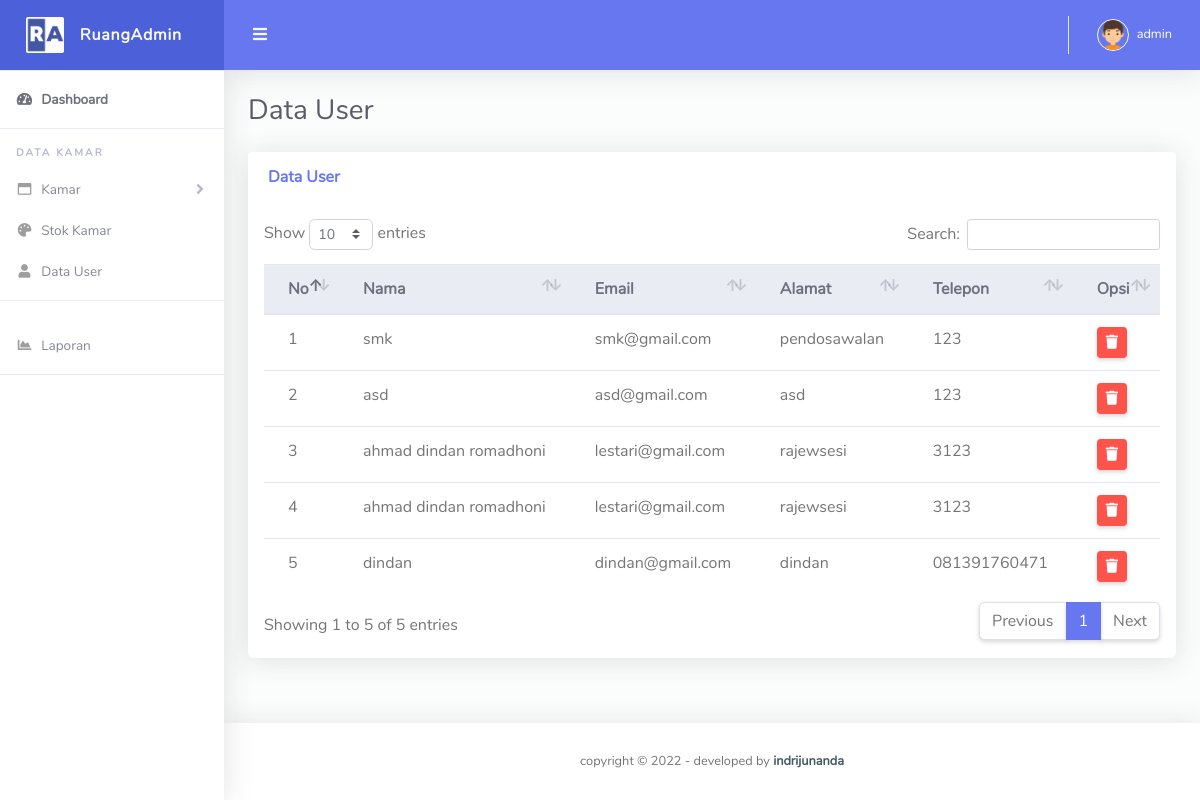
Screenshot of /admin/datauser.php (signed in) with the database file from the repository.
### tables this page shows
CREATE TABLE `tamu` (
  `idtamu` int(11) NOT NULL,
  `email` varchar(50) NOT NULL,
  `nama` varchar(100) NOT NULL,
  `alamat` varchar(150) NOT NULL,
  `telepon` varchar(15) NOT NULL,
  `password` varchar(50) NOT NULL
);

### admin/sess.php (called while the page is built, shortened)
<?php
	$chk_sess = $_SESSION['admin'];
	include("../conn/koneksi.php");
	$sql_sess = "SELECT * FROM admin WHERE id='". $chk_sess ."'";
	$ress_sess = mysqli_query($koneksi, $sql_sess);
	$p = mysqli_fetch_array($ress_sess);
	$nama = $p['nama'];
?>

### admin/datauser.php (the view)
<?php include'layouts/header.php'; ?>
        <div class="container-fluid" id="container-wrapper">
          <div class="d-sm-flex align-items-center justify-content-between mb-4">
            <h1 class="h3 mb-0 text-gray-800">Data User</h1>
          </div>
          <div class="row">
            <div class="col-lg-12">
              <div class="card mb-4">
                <div class="card-header py-3 d-flex flex-row align-items-center justify-content-between">
                  <h6 class="m-0 font-weight-bold text-primary">Data User</h6>
                </div>
                <div class="table-responsive p-3">
                  <table class="table align-items-center table-flush" id="dataTable">
                    <thead class="thead-light">
                      <tr>
                        <th>No</th>
                        <th>Nama</th>
                        <th>Email</th>
                        <th>Alamat</th>
                        <th>Telepon</th>
                        <th>Opsi</th>
                      </tr>
                    </thead>
                    <tbody>
                      <?php
                      include '../conn/koneksi.php';
                      $no = 1;
                      $sql = mysqli_query($koneksi, "SELECT * FROM tamu ORDER BY idtamu DESC");
                      while($d = mysqli_fetch_assoc($sql)){
                      ?>
                      <tr>
                        <td><?= $no++ ?></td>
                        <td><?= $d['nama'] ?></td>
                        <td><?= $d['email'] ?></td>
                        <td><?= $d['alamat'] ?></td>
                        <td><?= $d['telepon'] ?></td>
                        <td>
                          <a href="hapususer.php?idtamu=<?=$d['idtamu'] ?>" class="btn btn-danger btn-sm"><i class="fas fa-trash"></i></a>
                        </td>
                      </tr>
                      <?php } ?>
                    </tbody>
                  </table>
                </div>
              </div>
            </div>
          </div>
      <?php include'layouts/footer.php'; ?>

### admin/layouts/header.php (shortened to what this page needs)
<?php include 'sess.php'; ?>
<!DOCTYPE html>
<html lang="en">
<head>
  <link href="../assets/vendor/fontawesome-free/css/all.min.css" rel="stylesheet" type="text/css">
  <link href="../assets/vendor/bootstrap/css/bootstrap.min.css" rel="stylesheet" type="text/css">
  <link href="../assets/css/ruang-admin.min.css" rel="stylesheet">
  <link href="../assets/vendor/datatables/dataTables.bootstrap4.min.css" rel="stylesheet">
</head>
<body id="page-top">
  <div id="wrapper">
    <ul class="navbar-nav sidebar sidebar-light accordion" id="accordionSidebar">
      <a class="sidebar-brand d-flex align-items-center justify-content-center" href="index.html">
        <div class="sidebar-brand-icon">
          <img src="../assets/img/logo/logo2.png">
        </div>
        <div class="sidebar-brand-text mx-3">RuangAdmin</div>
      </a>
      <hr class="sidebar-divider my-0">
      <li class="nav-item active">
        <a class="nav-link" href="index.php">
          <i class="fas fa-fw fa-tachometer-alt"></i>
          <span>Dashboard</span></a>
      </li>
      <hr class="sidebar-divider">
      <div class="sidebar-heading">
        Data Kamar
      </div>
      <li class="nav-item">
        <a class="nav-link collapsed" href="#" data-toggle="collapse" data-target="#collapseBootstrap"
          aria-expanded="true" aria-controls="collapseBootstrap">
          <i class="far fa-fw fa-window-maximize"></i>
          <span>Kamar</span>
        </a>
      </li>
      <li class="nav-item">
        <a class="nav-link" href="stokkamar.php">
          <i class="fas fa-fw fa-palette"></i>
          <span>Stok Kamar</span>
        </a>
      </li>
      <li class="nav-item">
        <a class="nav-link" href="datauser.php">
          <i class="fas fa-fw fa-user"></i>
          <span>Data User</span>
        </a>
      </li>
      <hr class="sidebar-divider">
      <li class="nav-item">
        <a class="nav-link" href="laporan.php">
          <i class="fas fa-fw fa-chart-area"></i>
          <span>Laporan</span>
        </a>
      </li>
      <hr class="sidebar-divider">
    </ul>
    <div id="content-wrapper" class="d-flex flex-column">
      <div id="content">
        <nav class="navbar navbar-expand navbar-light bg-navbar topbar mb-4 static-top">
          <button id="sidebarToggleTop" class="btn btn-link rounded-circle mr-3">
            <i class="fa fa-bars"></i>
          </button>
          <ul class="navbar-nav ml-auto">
            <li class="nav-item dropdown no-arrow">
              <a class="nav-link dropdown-toggle" href="#" id="userDropdown" role="button" data-toggle="dropdown"
                aria-haspopup="true" aria-expanded="false">
                <img class="img-profile rounded-circle" src="../assets/img/boy.png" style="max-width: 60px">
                <span class="ml-2 d-none d-lg-inline text-white small"><?php echo $nama ?></span>
              </a>
            </li>
          </ul>
        </nav>

### rows the page displays
tamu: nama "smk", email "smk@gmail.com", alamat "pendosawalan", telepon "123"
tamu: nama "asd", email "asd@gmail.com", alamat "asd", telepon "123"
tamu: nama "ahmad dindan romadhoni", email "lestari@gmail.com", alamat "rajewsesi", telepon "3123"
tamu: nama "ahmad dindan romadhoni", email "lestari@gmail.com", alamat "rajewsesi", telepon "3123"
tamu: nama "dindan", email "dindan@gmail.com", alamat "dindan", telepon "081391760471"

### other values shown
$nama "admin"
